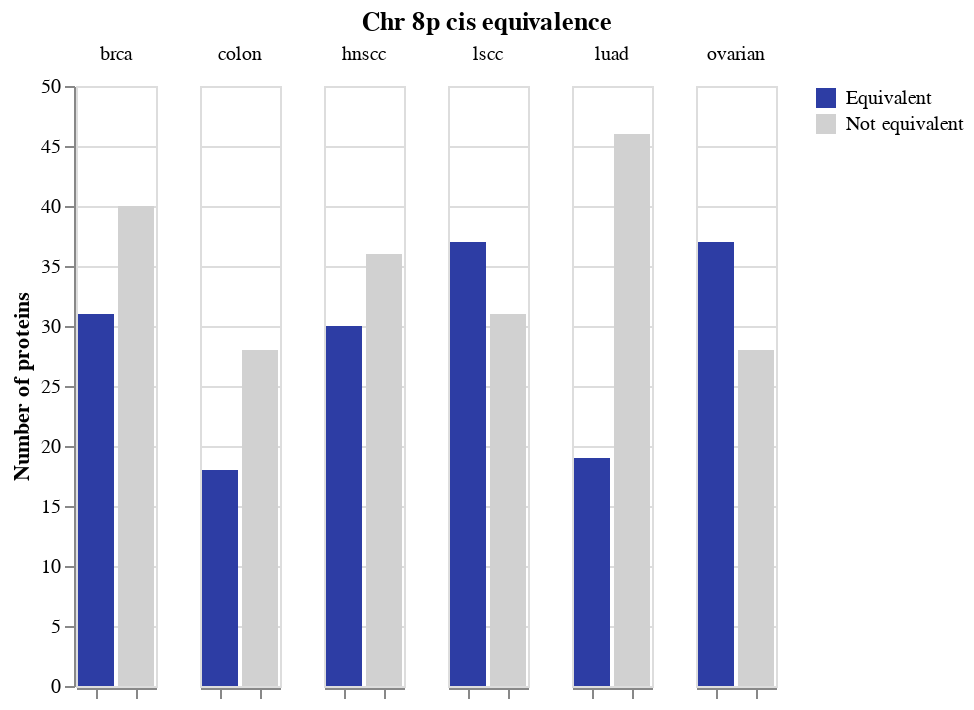

Source (notebook cell):
### Markdown cell above
## Select the equivalent proteins, and take a detour to make some plots

### Code cell
prots = long_results[long_results["adj_p"] <= 0.05].reset_index(drop=True)
prots_cts = prots.groupby("cancer_type").count()[["protein"]]

fail_prots = long_results[long_results["adj_p"] > 0.05].reset_index(drop=True)
fail_cts = fail_prots.groupby("cancer_type").count()[["protein"]]

prots_cts.insert(0, "count_type", "Equivalent")
fail_cts.insert(0, "count_type", "Not equivalent")

counts = prots_cts.append(fail_cts).sort_index().reset_index(drop=False)

alt.Chart(counts).mark_bar().encode(
    x=alt.X(
        "count_type",
        axis=alt.Axis(
            title=None,
            labels=False
        ),
        sort=["Equivalent"]
    ),
    y=alt.Y(
        "protein",
        axis=alt.Axis(
            title="Number of proteins"
        )
    ),
    color=alt.Color(
        "count_type",
        title=None,
        sort=["Equivalent"],
        scale=alt.Scale(
            domain=["Equivalent", "Not equivalent"],
            range=["#2d3da4", "#d1d1d1"]
        )
    )
).facet(
    column=alt.Column(
        "cancer_type",
        title=None
    )
).properties(
    title="Chr 8p cis equivalence"
).configure_title(
    anchor="middle"
)

### Figure 1 — Vega-Lite specification as saved in the notebook (floating-point values rounded to 4 significant figures)
{"config": {"view": {"continuousWidth": 400, "continuousHeight": 300}, "title": {"anchor": "middle"}}, "data": {"name": "data-dcc88e8cbe7de97a1534fa480575958f"}, "facet": {"column": {"type": "nominal", "field": "cancer_type", "title": null}}, "spec": {"mark": "bar", "encoding": {"color": {"type": "nominal", "field": "count_type", "scale": {"domain": ["Equivalent", "Not equivalent"], "range": ["#2d3da4", "#d1d1d1"]}, "sort": ["Equivalent"], "title": null}, "x": {"type": "nominal", "axis": {"labels": false, "title": null}, "field": "count_type", "sort": ["Equivalent"]}, "y": {"type": "quantitative", "axis": {"title": "Number of proteins"}, "field": "protein"}}}, "title": "Chr 8p cis equivalence", "$schema": "https://vega.github.io/schema/vega-lite/v4.8.1.json", "datasets": {"data-dcc88e8cbe7de97a1534fa480575958f": [{"cancer_type": "brca", "count_type": "Equivalent", "protein": 31}, {"cancer_type": "brca", "count_type": "Not equivalent", "protein": 40}, {"cancer_type": "colon", "count_type": "Equivalent", "protein": 18}, {"cancer_type": "colon", "count_type": "Not equivalent", "protein": 28}, {"cancer_type": "hnscc", "count_type": "Equivalent", "protein": 30}, {"cancer_type": "hnscc", "count_type": "Not equivalent", "protein": 36}, {"cancer_type": "lscc", "count_type": "Equivalent", "protein": 37}, {"cancer_type": "lscc", "count_type": "Not equivalent", "protein": 31}, {"cancer_type": "luad", "count_type": "Equivalent", "protein": 19}, {"cancer_type": "luad", "count_type": "Not equivalent", "protein": 46}, {"cancer_type": "ovarian", "count_type": "Equivalent", "protein": 37}, {"cancer_type": "ovarian", "count_type": "Not equivalent", "protein": 28}]}}
